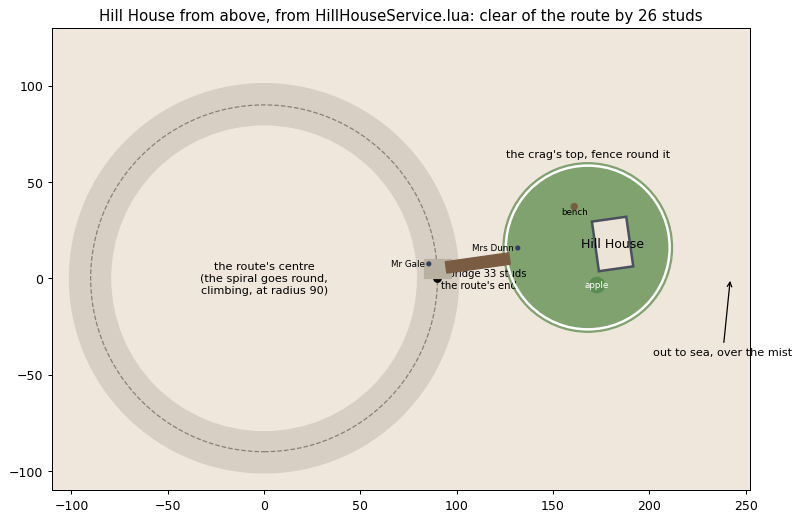

Python code for this plot:
"""Hill House from above (the hundred-and-eleventh pass): python blender/plan_hillhouse.py writes blender/plan_hillhouse.png.

Drawn from HillHouseService's own numbers, for a route end on the spiral's circle heading round it: the route's circle
and the widest chunk's band either side of it, the landing, the footbridge, the crag and its fence, the house, the
apple tree and the bench, and which way is out to sea.
"""
import math
import pathlib
import re

import matplotlib

matplotlib.use("Agg")
import matplotlib.pyplot as plt  # noqa: E402
from matplotlib.patches import Circle, Polygon  # noqa: E402

HERE = pathlib.Path(__file__).resolve().parent
SRC = HERE.parent / "src"
HOUSE = (SRC / "Server" / "Services" / "HillHouseService.lua").read_text(encoding="utf-8")
LEVEL_SERVICE = (SRC / "Server" / "Services" / "LevelService.lua").read_text(encoding="utf-8")
OUT = HERE / "plan_hillhouse.png"


def num(text, name):
    return float(re.search(r"^local %s = (-?[\d.]+)" % name, text, re.M).group(1))


route_r = num(LEVEL_SERVICE, "SPIRAL_RADIUS")
crag_r, clear, ahead = num(HOUSE, "CRAG_R"), num(HOUSE, "CLEAR"), num(HOUSE, "AHEAD")
w, d = (float(v) for v in re.search(r"^local HOUSE_W, HOUSE_D, STOREY, ROOF_H = ([\d.]+), ([\d.]+),", HOUSE, re.M).groups())
lx, _, lz = (float(v) for v in re.search(r"^local LANDING = Vector3\.new\(([\d.]+), ([\d.]+), ([\d.]+)\)", HOUSE, re.M).groups())

# The route ends at (route_r, 0), heading +y (round the circle); out is +x.
P = (route_r, 0.0)
C = (route_r + clear + crag_r + 8, ahead)
land_mid = (route_r, lz / 2)

fig, ax = plt.subplots(figsize=(10, 10))
ax.set_facecolor("#efe6dc")
ax.add_patch(Circle((0, 0), route_r + 11, color="#d8cfc4", zorder=1))
ax.add_patch(Circle((0, 0), route_r - 11, color="#efe6dc", zorder=1.1))
ax.add_patch(Circle((0, 0), route_r, fill=False, ls="--", color="#8a7f73", zorder=2))
ax.text(0, 0, "the route's centre\n(the spiral goes round,\nclimbing, at radius %d)" % route_r, ha="center", va="center", fontsize=9)
ax.add_patch(Circle(C, crag_r, color="#7fa26f", zorder=3))
ax.add_patch(Circle(C, crag_r - 1.5, fill=False, color="white", lw=2, zorder=4))
ax.text(C[0], C[1] + crag_r + 3, "the crag's top, fence round it", ha="center", fontsize=9)
# Landing and bridge.
ax.add_patch(Polygon([(P[0] - lx / 2, 0), (P[0] + lx / 2, 0), (P[0] + lx / 2, lz), (P[0] - lx / 2, lz)], color="#b8b0a0", zorder=5))
tx, ty = C[0] - land_mid[0], C[1] - land_mid[1]
m = math.hypot(tx, ty)
ux, uy = tx / m, ty / m
start = (land_mid[0] + ux * (min(lx, lz) / 2 - 0.5), land_mid[1] + uy * (min(lx, lz) / 2 - 0.5))
end = (C[0] - ux * (crag_r - 3), C[1] - uy * (crag_r - 3))
px, py = -uy * 3, ux * 3
ax.add_patch(Polygon([(start[0] + px, start[1] + py), (end[0] + px, end[1] + py), (end[0] - px, end[1] - py),
                      (start[0] - px, start[1] - py)], color="#7a5c42", zorder=6))
ax.text((start[0] + end[0]) / 2, (start[1] + end[1]) / 2 - 7, "footbridge %.0f studs" % math.hypot(end[0] - start[0], end[1] - start[1]),
        ha="center", fontsize=8)
# The house: front four past the middle, facing the gate.
ix, iy = -ux, -uy  # inward from the gate is toward the far side: from end toward C
ix, iy = ux, uy
ax_x, ax_y = -iy, ix
f = (C[0] + ix * 4, C[1] + iy * 4)
corners = []
for a, b in ((-w / 2, 0), (w / 2, 0), (w / 2, d), (-w / 2, d)):
    corners.append((f[0] + ax_x * a + ix * b, f[1] + ax_y * a + iy * b))
ax.add_patch(Polygon(corners, color="#ece4d6", ec="#4a5060", lw=2, zorder=7))
ax.text(f[0] + ix * d / 2, f[1] + iy * d / 2, "Hill House", ha="center", va="center", fontsize=10, zorder=8)
tree = (C[0] - ax_x * 20 + ix * 2, C[1] - ax_y * 20 + iy * 2)
ax.add_patch(Circle(tree, 4, color="#5c8c50", zorder=7))
ax.text(tree[0], tree[1], "apple", ha="center", va="center", fontsize=7, zorder=8, color="white")
benchp = (C[0] + ax_x * 22 - ix * 4, C[1] + ax_y * 22 - iy * 4)
ax.add_patch(Circle(benchp, 1.6, color="#7a5c42", zorder=7))
ax.text(benchp[0], benchp[1] - 4, "bench", ha="center", fontsize=7)
# Who is up here (the hundred-and-thirteenth pass): Mr Gale on the landing away from the bridge's side, Mrs Dunn inside
# the gate beside the path.
side_in, end_in = (float(v) for v in re.search(r"away \* \(LANDING\.X / 2 - ([\d.]+)\), LANDING\.Y / 2, -\(LANDING\.Z / 2 - ([\d.]+)\)",
                                               HOUSE).groups())
d_in, d_across = (float(v) for v in re.search(r"local stand = gate \+ inward \* ([\d.]+) \+ across \* ([\d.]+)", HOUSE).groups())
gale = (P[0] - (lx / 2 - side_in), lz / 2 + (lz / 2 - end_in))
dunn = (end[0] + ix * d_in + ax_x * d_across, end[1] + iy * d_in + ax_y * d_across)
for (px_, py_), who in ((gale, "Mr Gale"), (dunn, "Mrs Dunn")):
    ax.add_patch(Circle((px_, py_), 1.0, color="#2f3d63", zorder=9))
    ax.text(px_ - 2, py_, who, ha="right", va="center", fontsize=7, zorder=9)
ax.annotate("out to sea, over the mist", xy=(C[0] + crag_r + 30, 0), xytext=(C[0] + crag_r - 10, -40),
            arrowprops=dict(arrowstyle="->"), fontsize=9)
ax.plot([P[0]], [P[1]], "ko")
ax.text(P[0] + 2, P[1] - 5, "the route's end", fontsize=8)
ax.set_xlim(-route_r - 20, C[0] + crag_r + 40)
ax.set_ylim(-route_r - 20, route_r + 40)
ax.set_aspect("equal")
ax.set_title("Hill House from above, from HillHouseService.lua: clear of the route by %d studs" % clear)
fig.savefig(OUT, dpi=90, bbox_inches="tight")
print("wrote", OUT)
